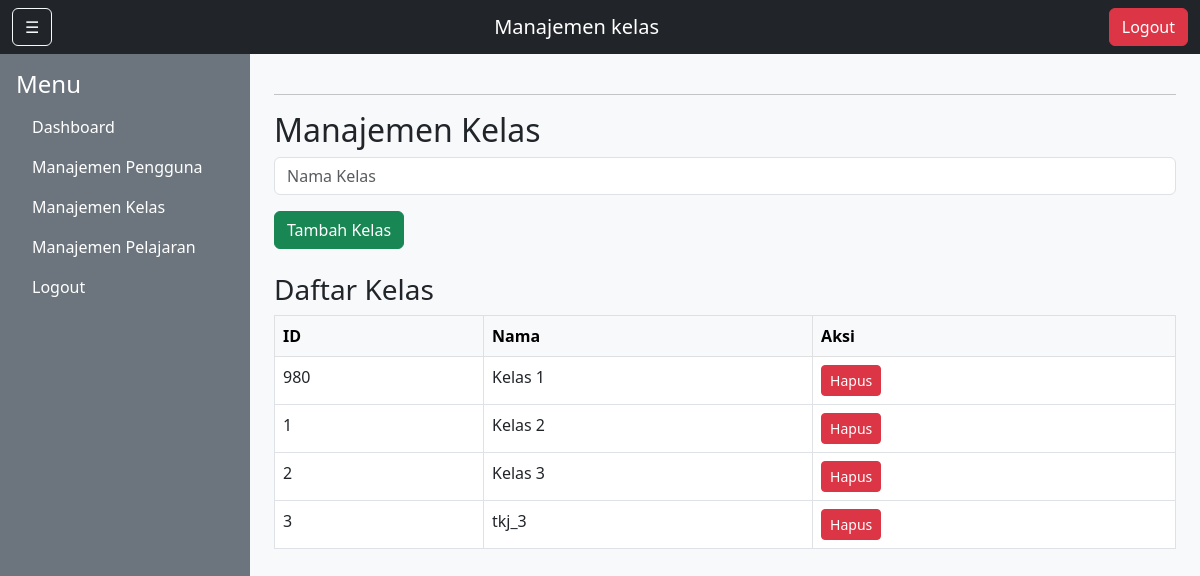
The app's page /admin/manage_kelas.php (signed in) with its own data.
### tables this page shows
CREATE TABLE `kelas` (
  `id` int(11) NOT NULL,
  `nama_kelas` varchar(50) NOT NULL
);

### admin/manage_kelas.php (the view, shortened to what this page needs)
<?php
include '../config/db.php';
$result_kelas = mysqli_query($conn, "SELECT * FROM kelas");
?>
<!DOCTYPE html>
<html>
<head>
    <link href="https://cdn.jsdelivr.net/npm/bootstrap@5.3.0/dist/css/bootstrap.min.css" rel="stylesheet">
</head>
<body class="bg-light">
<nav class="navbar navbar-dark bg-dark">
    <div class="container-fluid">
        <button class="btn btn-outline-light me-2" id="toggleSidebarBtn">☰</button>
        <span class="navbar-brand mb-0 h1">Manajemen kelas</span>
        <a href="?logout=true" class="btn btn-danger">Logout</a>
    </div>
</nav>
<div class="d-flex">
    <div id="sidebar" class="bg-secondary text-white p-3">
        <h4>Menu</h4>
        <ul class="nav flex-column">
            <li class="nav-item"><a href="dashboard.php" class="nav-link text-white">Dashboard</a></li>
            <li class="nav-item"><a href="manage_users.php" class="nav-link text-white">Manajemen Pengguna</a></li>
            <li class="nav-item"><a href="manage_kelas.php" class="nav-link text-white">Manajemen Kelas</a></li>
            <li class="nav-item"><a href="manage_pelajaran.php" class="nav-link text-white">Manajemen Pelajaran</a></li>
            <li class="nav-item"><a href="?logout=true" class="nav-link text-white">Logout</a></li>
        </ul>
    </div>
    <div class="flex-grow-1 p-4">
        <hr>
        <h2>Manajemen Kelas</h2>
        <form method="POST" class="mb-4">
            <div class="mb-3">
                <input type="text" name="nama_kelas" class="form-control" placeholder="Nama Kelas" required>
            </div>
            <button type="submit" name="add_kelas" class="btn btn-success">Tambah Kelas</button>
        </form>
        <h3>Daftar Kelas</h3>
        <table class="table table-bordered">
            <thead class="table-light">
            <tr><th>ID</th><th>Nama</th><th>Aksi</th></tr>
            </thead>
            <tbody>
            <?php mysqli_data_seek($result_kelas, 0); while ($row = mysqli_fetch_assoc($result_kelas)) { ?>
            <tr>
                <td><?= $row["id"] ?></td>
                <td><?= $row["nama_kelas"] ?></td>
                <td><a href="manage_users.php?delete_kelas=<?= $row["id"] ?>" class="btn btn-danger btn-sm" onclick="return confirm('Hapus kelas ini?')">Hapus</a></td>
            </tr>
            <?php } ?>
            </tbody>
        </table>
</body>
</html>

### admin/manage_kelas.php (style rules this page uses)
#sidebar { width: 250px; min-height: 100vh; }
.navbar { position: sticky; top: 0; z-index: 1030; }

### records on screen
kelas: id "980", nama_kelas "Kelas 1"
kelas: id "1", nama_kelas "Kelas 2"
kelas: id "2", nama_kelas "Kelas 3"
kelas: id "3", nama_kelas "tkj_3"
